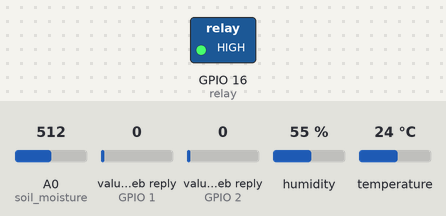
A sketch run on a simulated ESP8266 (NodeMCU). Shown: switched loads named in the sketch (green lamp = pin HIGH). Inputs (shaded band) come from the test bench; at power-on: temperature 24 °C, A0 (soil_moisture) = 512, value in the web reply (sensors on GPIO 1, GPIO 2) 0, humidity 55 %. WiFi joins after 1.5 s; servers stay silent unless stated; web services answer with replies made up by the test bench; what the sketch prints to the serial monitor is not drawn.

Above: at 2.7 s.
2.8 s: temperature set to 28 °C
At 4.9 s:
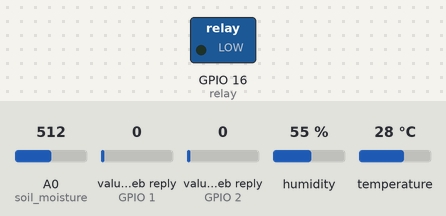
5.6 s: temperature set to 12 °C
At 6.4 s:
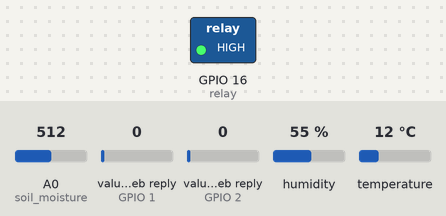
8.4 s: temperature set to 33 °C
At 10.6 s:
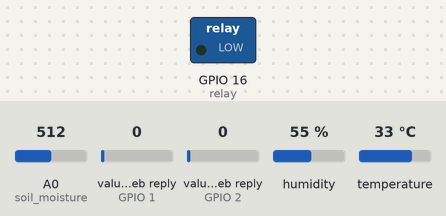
Timing chart, 0 to 12.1 s (numbered marks = the images above; inputs shaded):
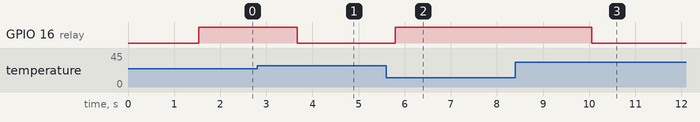

Measured:
- the behaviour switches between 26 and 27 °C on temperature (found by bisection; images 0 and 1)
- after the input at 2.8 s, GPIO 16 (relay): HIGH → LOW after 0.87 s
- after the input at 5.6 s, GPIO 16 (relay): LOW → HIGH after 0.20 s
- after the input at 8.4 s, GPIO 16 (relay): HIGH → LOW after 1.7 s

The sketch:

Q4.ino
```cpp
#include <DHT.h>
#include <ESP8266WiFi.h>                   // Including libraries
#include <ThingSpeak.h>;


String apiKey = "6Q7JBUTGXOUJJJNR";     // Write API key from ThingSpeak
const char* WapiKey = "6Q7JBUTGXOUJJJNR";     //  Write API key from ThingSpeak
const char* RapiKey = "GC4SHR5F048K7IGN";     //  Read API key from ThingSpeak

const char *ssid =  "Mr_Gilly";     // ssid and wpa2 key
const char *pass =  "Gilly@Huawei12";
const char* server = "api.thingspeak.com";


unsigned long myChannelNumber = 1718948; // Geting mu channel number
const int relay = 16;
int soil_moisture=A0;
int soilmoisturepercent;
const int AirValue = 710;   //replace the value with value when placed in air using calibration code
const int WaterValue = 300; //replace the value with value when placed in water using calibration code

#define DHTPIN 4          //pin where the dht11 is connected

DHT dht(DHTPIN, DHT11);
WiFiClient client;

void setup()
{

       Serial.begin(9600);  //Initiating Serial moniator
       delay(10);
       dht.begin();         // Inititiaing DHT


       Serial.println("Connecting to ");
       Serial.println(ssid);            //Displaying is we are connected to WIFI


       WiFi.begin(ssid, pass);     //Getting connected to WiFi
       ThingSpeak.begin(client);    // Initiating Thing speak

      while (WiFi.status() != WL_CONNECTED)  // Checking if we are connected
     {
            delay(500);
            Serial.print(".");
     }
      Serial.println("");
      Serial.println("WiFi connected");  // If connection was successful
      pinMode(relay, OUTPUT);
      pinMode(soil_moisture,INPUT);
      digitalWrite(relay, LOW);  // Opening Relay

}

void loop()
{

      float h = dht.readHumidity();     //Getiing Humididty and Temperature from DHT sensor
      float t = dht.readTemperature();
      int soil_conv=analogRead(soil_moisture);

      soilmoisturepercent = map(soil_conv, AirValue, WaterValue, 0, 100);

              if (isnan(h) || isnan(t))    // Checking if we Humidity and Temperature come well from DHT
                 {
                     Serial.println("Failed to read from DHT sensor!");
                      return;
                 }

                 if(t>=27){        //cheking if Temperature is equal or great than 27

                  digitalWrite(relay, LOW);   // Opening relay that openes Fan
                 }
                else{
                    digitalWrite(relay, HIGH); //Closing relathat close the Fan
                   }


               //Sending Data to cloud

                if (client.connect(server,80))   //   "184.106.153.149" or api.thingspeak.com
                      {

                             String postStr = apiKey;
                             postStr +="&field1=";              // connecting to Fieleds
                             postStr += String(t);
                             postStr +="&field2=";
                             postStr += String(soilmoisturepercent);
                             postStr += "\r\n\r\n";
                             ThingSpeak.setField(1, t);      // setting Values to fields
                             ThingSpeak.setField(2, soilmoisturepercent);      // setting Values to fields
                             int x = ThingSpeak.writeFields(myChannelNumber, WapiKey);
                             long Temperature = ThingSpeak.readLongField(myChannelNumber, 1, RapiKey);    //Update in ThingSpeak
                             long Soil_moisture = ThingSpeak.readLongField(myChannelNumber, 2, RapiKey);


                             client.print("POST /update HTTP/1.1\n");
                             client.print("Host: api.thingspeak.com\n");                      //Checking if connection to cloud(Thingspeak) was successful
                             client.print("Connection: close\n");
                             client.print("X-THINGSPEAKAPIKEY: "+apiKey+"\n");
                             client.print("Content-Type: application/x-www-form-urlencoded\n");
                             client.print("Content-Length: ");
                             client.print(postStr.length());
                             client.print("\n\n");
                             client.print(postStr);


                             Serial.print("Temperature: ");
                             Serial.print(t);                          //pring on Serial monitor
                             Serial.print("Soil moisture: ");
                             Serial.print(soil_conv);
                             Serial.println(" Send to Thingspeak.");
                        }
          client.stop();                                 //stopnt the connection to the cloud

          Serial.println("Waiting...");


  delay(1000);

}
```
